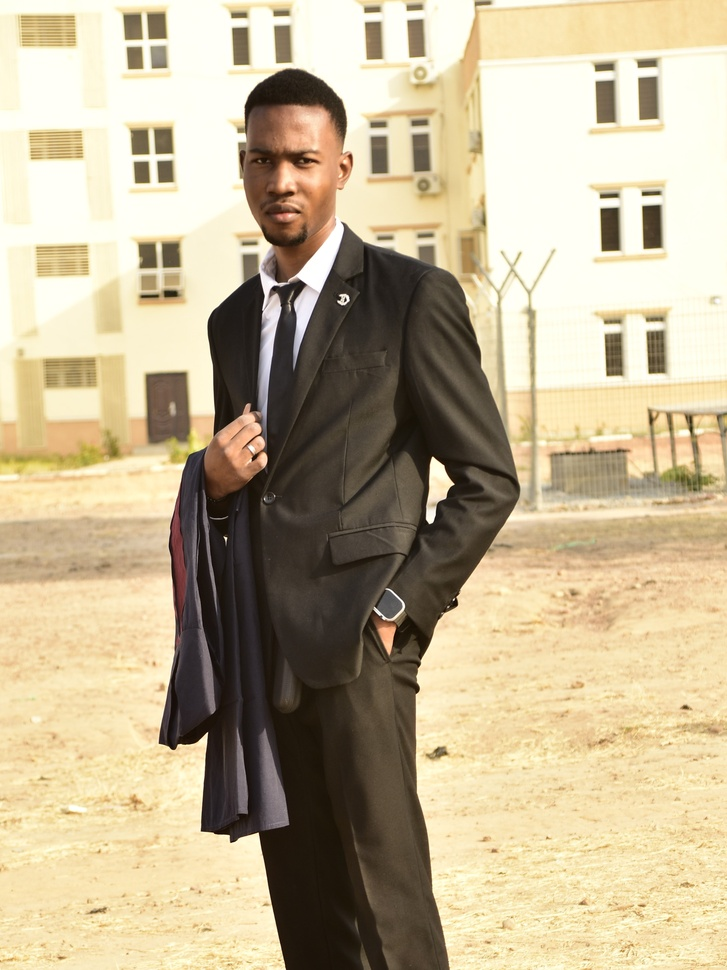
#> input picture _DSC9435[1].jpg, 727 x 970 px, shrunk from 2377 x 3169 before the run
$ python main.py
#> lines starting #> are read from the running program, lines starting #| are printed output that depends on the picture; after the words box and inside, x2 and y2 are one past the last pixel; in counts of white or black regions, pixels touching at a corner belong together
import cv2

face_haar_cascade = cv2.CascadeClassifier('haarcascade_frontalface_default.xml')
image = cv2.imread('_DSC9435[1].jpg')
#> image is the input picture: shape (970, 727, 3); mean B, G, R 148, 178.4, 192.7
grey = cv2.cvtColor(image, cv2.COLOR_BGR2GRAY)
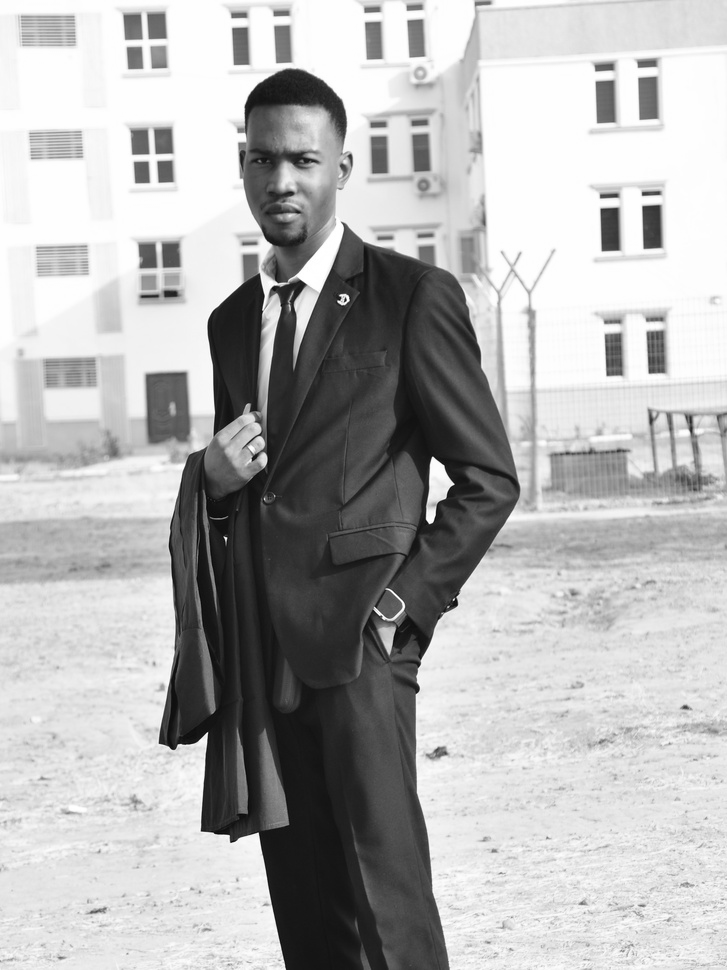
#> grey: shape (970, 727); min 5, max 255, mean 179.2
cv2.imshow('grey', grey)
cv2.waitKey(0) # Changed waitKey() to waitKey(0) to wait indefinitely for a key press

faces = face_haar_cascade.detectMultiScale(grey, scaleFactor=1.1, minNeighbors=4)
#> faces = [[230, 116, 116, 116]]

for (x, y, w, h) in faces:
    cv2.rectangle(image, (x, y), (x + w, y + h), (0, 255, 0), 5)
#> this loop made 1 pass
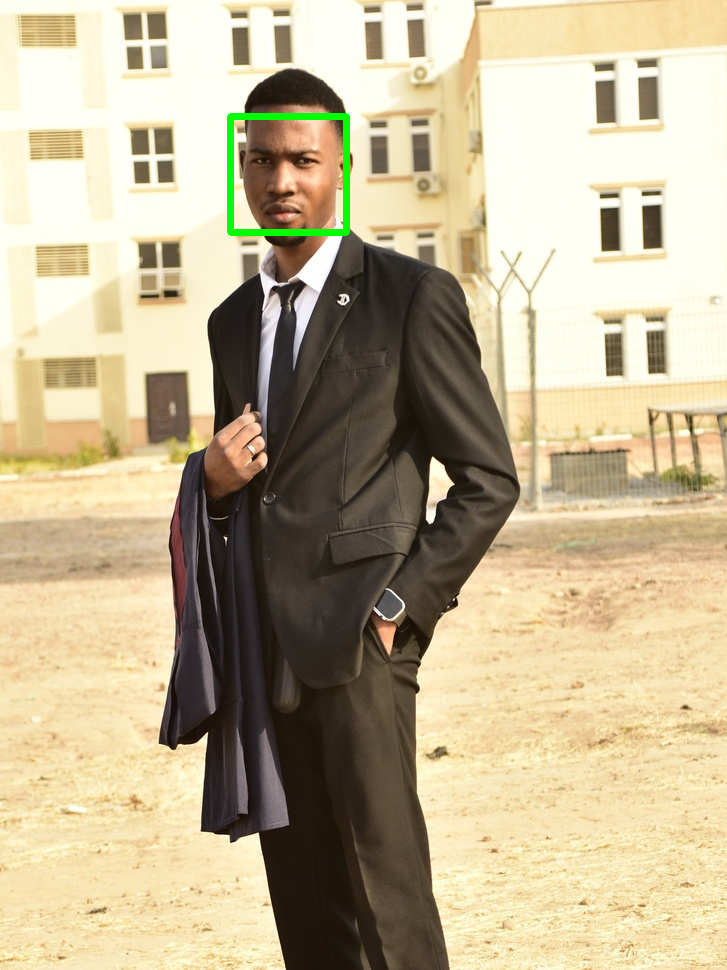
#> image: shape (970, 727, 3); 0.46% of pixels changed, all inside (x1, y1, x2, y2) = (227, 113, 350, 236)

cv2.imshow('Faces', image)
cv2.waitKey(0) # Changed waitKey() to waitKey(0)
